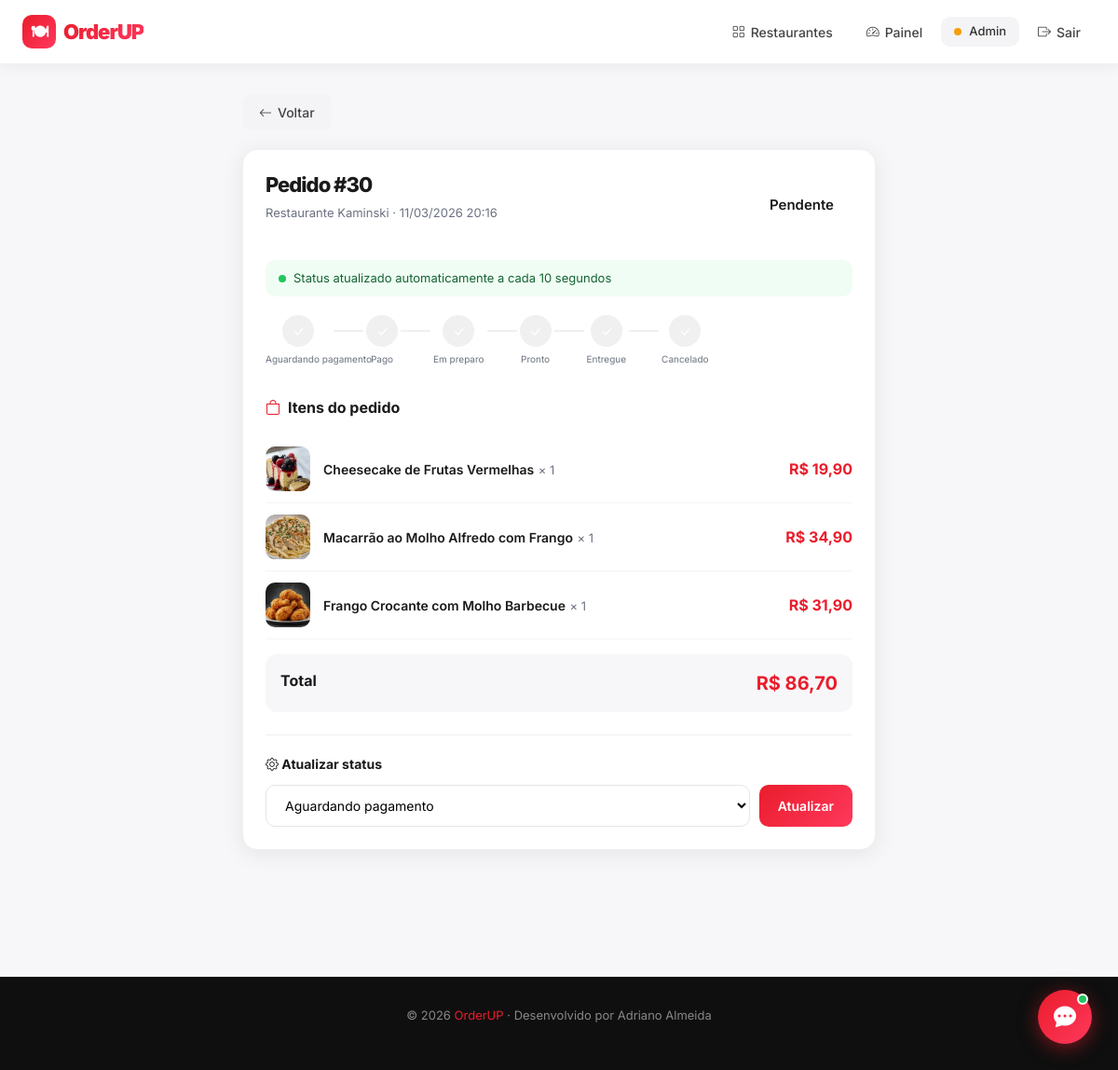
The page /orders/30/ (signed in) on the database as committed earlier.
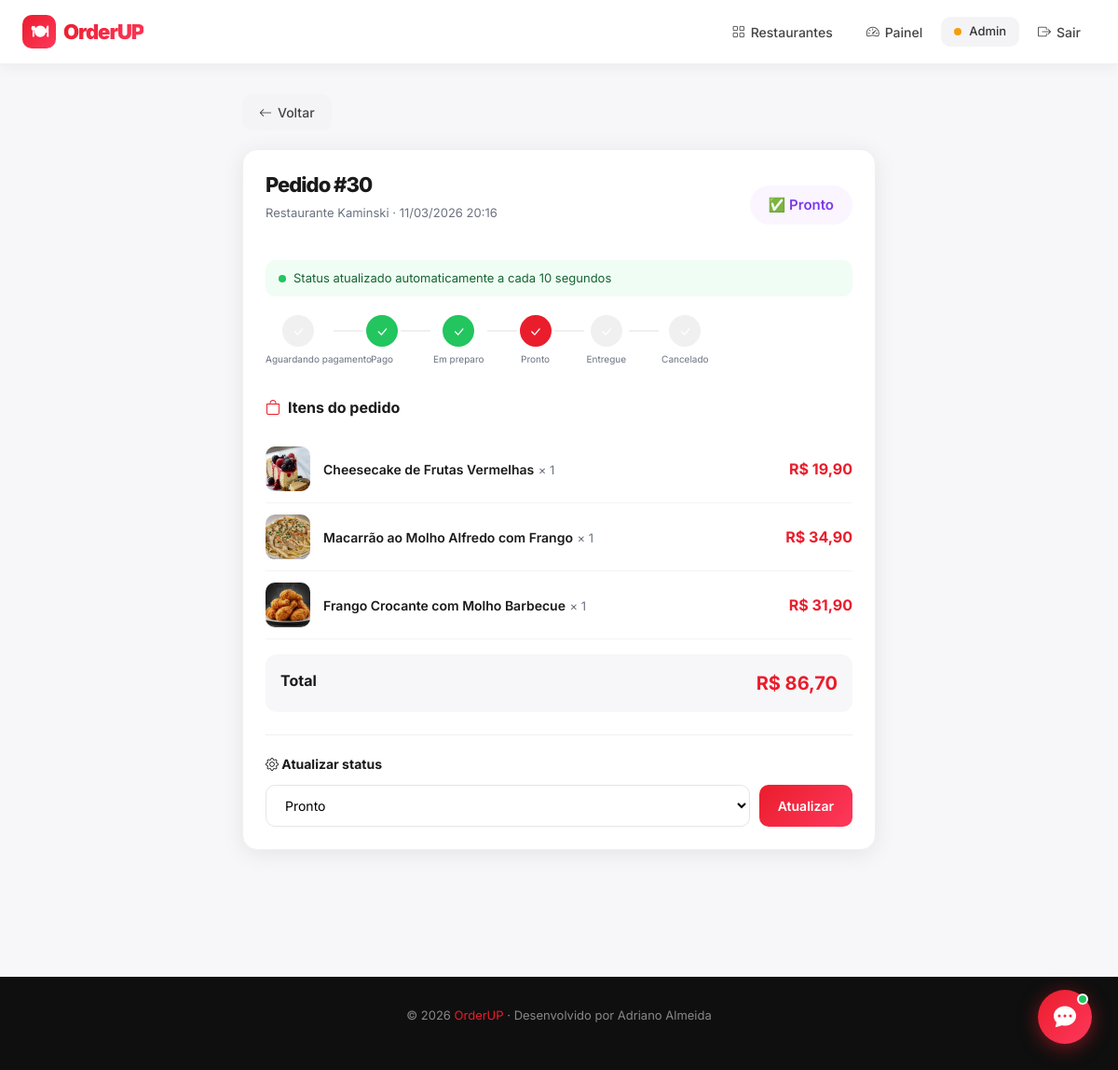
The same page on the database as committed later.
### myapp/models.py (models this page shows, shortened)
class Order(models.Model):
    ORDER_STATUS = [
        ('PENDING', 'Aguardando pagamento'),
        ('PAID', 'Pago'),
        ('PREPARING', 'Em preparo'),
        ('READY', 'Pronto'),
        ('DELIVERED', 'Entregue'),
        ('CANCELLED', 'Cancelado'),
    ]
    ORDER_TYPE = [
        ('LOCAL', 'Consumo no Local'),
        ('DELIVERY', 'Entrega'),
    ]
    restaurant = models.ForeignKey(
        Restaurant,
        on_delete=models.CASCADE,
        related_name='orders'
    )
    customer = models.ForeignKey(
        User,
        on_delete=models.CASCADE,
        related_name='orders'
    )
    PAYMENT_METHOD = [
        ('pix', 'PIX'),
        ('credito', 'Cartão de Crédito'),
        ('debito', 'Cartão de Débito'),
        ('dinheiro', 'Dinheiro'),
    ]
    order_type = models.CharField(max_length=10, choices=ORDER_TYPE)
    status = models.CharField(
        max_length=20,
        choices=ORDER_STATUS,
        default='PENDING'
    )
    delivery_address = models.CharField(max_length=300, blank=True, null=True)
    delivery_complement = models.CharField(max_length=100, blank=True, null=True)
    delivery_neighborhood = models.CharField(max_length=100, blank=True, null=True)
    delivery_city = models.CharField(max_length=100, blank=True, null=True)
    delivery_cep = models.CharField(max_length=10, blank=True, null=True)
    delivery_phone = models.CharField(max_length=20, blank=True, null=True)
    payment_method = models.CharField(max_length=20, choices=PAYMENT_METHOD, blank=True, null=True)
    payment_id = models.CharField(max_length=200, blank=True, null=True)  # ID do MercadoPago
    paid_at = models.DateTimeField(null=True, blank=True)
    customer_notified = models.BooleanField(default=False)
    last_status_update = models.DateTimeField(auto_now=True)
    created_at = models.DateTimeField(auto_now_add=True)
    @property
    def total(self):
        return sum(
            (item.menu_item.price * item.quantity)
            for item in self.items.all()
        ) or 0

class Restaurant(models.Model):
    name = models.CharField(max_length=200)
    description = models.TextField()
    image = models.ImageField(upload_to='restaurants/', blank=True, null=True)
    owner = models.ForeignKey(User, on_delete=models.CASCADE)
    created_at = models.DateTimeField(auto_now_add=True)
    class Meta:
        ordering = ['-created_at']

class OrderItem(models.Model):
    order = models.ForeignKey(
        Order,
        related_name='items',
        on_delete=models.CASCADE
    )
    menu_item = models.ForeignKey(MenuItem, on_delete=models.CASCADE)
    quantity = models.PositiveIntegerField()

class MenuItem(models.Model):
    restaurant = models.ForeignKey(
        Restaurant,
        on_delete=models.CASCADE,
        related_name='menu_items'
    )
    name = models.CharField(max_length=200)
    description = models.TextField()
    price = models.DecimalField(max_digits=8, decimal_places=2)
    image = models.ImageField(
        upload_to=menu_image_path,
        blank=True,
        null=True
    )
    available = models.BooleanField(default=True)

### myapp/views.py (the view)
@login_required
def order_detail(request, pk):
    order = get_object_or_404(Order, pk=pk)
    if request.method == 'POST' and request.user == order.restaurant.owner:
        order.status = request.POST.get('status')
        order.save()
    return render(request, 'order_detail.html', {'order': order})

### templates/order_detail.html (shortened to what the changed rows need)
{% extends 'base.html' %}
{% block content %}
<div style="max-width:680px;margin:0 auto">
  <div class="dash-card">
    <div style="display:flex;align-items:center;justify-content:space-between;margin-bottom:24px;flex-wrap:wrap;gap:12px">
      <div>
        <h2 style="font-size:22px;font-weight:800;letter-spacing:-1px">Pedido #{{ order.id }}</h2>
        <p style="color:var(--muted);font-size:13px;margin-top:4px">
          {{ order.restaurant.name }} · {{ order.created_at|date:"d/m/Y H:i" }}
        </p>
      </div>
      {% include 'partials/order_status_badge.html' %}
    </div>
    <div style="display:flex;justify-content:space-between;padding:16px;background:#f7f7f9;border-radius:12px;margin-top:16px">
      <strong>Total</strong>
      <strong style="color:var(--red);font-size:20px">R$ {{ order.total|floatformat:2 }}</strong>
    </div>
    {% if user == order.restaurant.owner or user.is_superuser %}
    <div style="margin-top:24px;padding-top:20px;border-top:1px solid #f0f0f0">
      <p style="font-size:14px;font-weight:700;margin-bottom:12px"><i class="bi bi-gear"></i> Atualizar status</p>
      <form method="post" action="{% url 'order_update_status' order.pk %}" style="display:flex;gap:10px;flex-wrap:wrap">
        <select name="status" class="form-control-modern" style="flex:1">
          {% for value, label in order.ORDER_STATUS %}
          <option value="{{ value }}" {% if order.status == value %}selected{% endif %}>{{ label }}</option>
          {% endfor %}
        </select>
        <button type="submit" class="btn-red">Atualizar</button>
      </form>
    </div>
    {% endif %}
  </div>
</div>
{% endblock %}

### templates/partials/order_status_badge.html
<div id="status-wrap"
     hx-get="/orders/{{ order.pk }}/status-check/"
     hx-trigger="every 10s"
     hx-swap="outerHTML"
     style="display:inline-block">
  <span class="badge-status badge-{{ order.status|lower }}" style="font-size:15px;padding:10px 20px">
    {% if order.status == 'PENDING' %}⏳
    {% elif order.status == 'PAID' %}💳
    {% elif order.status == 'PREPARING' %}👨‍🍳
    {% elif order.status == 'READY' %}✅
    {% elif order.status == 'DELIVERED' %}🎉
    {% elif order.status == 'CANCELLED' %}❌
    {% endif %}
    {{ order.get_status_display }}
  </span>
</div>

Rows that differ between the two databases and show on the page:
changed Order "Restaurante Kaminski": status "Pendente" → "Pronto"; status "Aguardando pagamento" → "Pronto"
